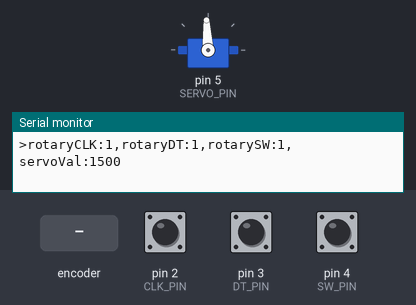
The sketch below on a simulated Arduino Uno, built with avr-gcc and run on an emulated ATmega328P. Parts: servo, the last lines printed to the serial monitor. The test bench sets the inputs (shaded band); at power-on: pin 4 (SW_PIN) HIGH, pin 2 (CLK_PIN) HIGH, pin 3 (DT_PIN) HIGH.

Above: at 1.2 s.
1.3 s: rotary encoder on pin 2 (CLK_PIN) / pin 3 (DT_PIN) turned 3 steps (first pin leading)
At 2.5 s:
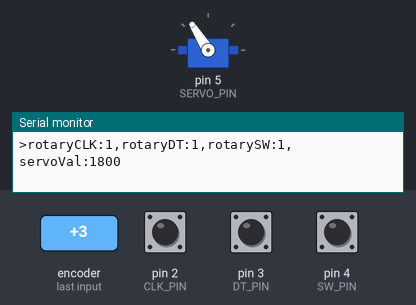
4.3 s: rotary encoder on pin 2 (CLK_PIN) / pin 3 (DT_PIN) turned 3 steps (first pin leading)
At 5.8 s:
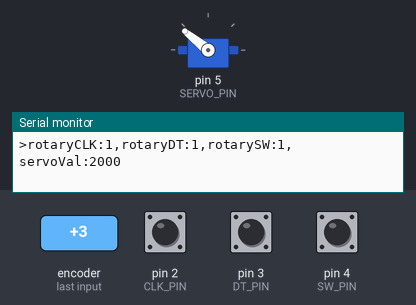
6.4 s: pin 4 (SW_PIN) pulled LOW for 0.15 s
At 6.7 s:
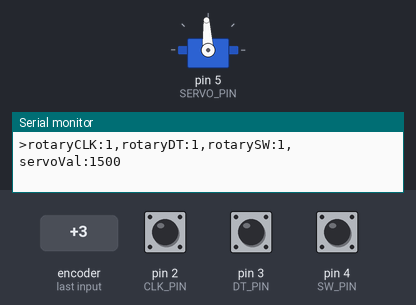
8.0 s: rotary encoder on pin 2 (CLK_PIN) / pin 3 (DT_PIN) turned 2 steps (second pin leading)
At 9.5 s:
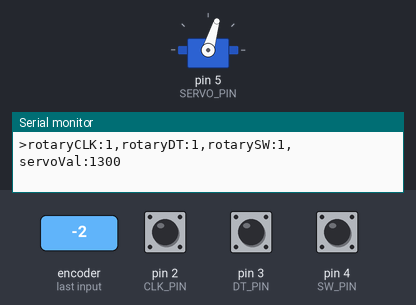
9.9 s: rotary encoder on pin 2 (CLK_PIN) / pin 3 (DT_PIN) turned 2 steps (second pin leading)
At 11.0 s:
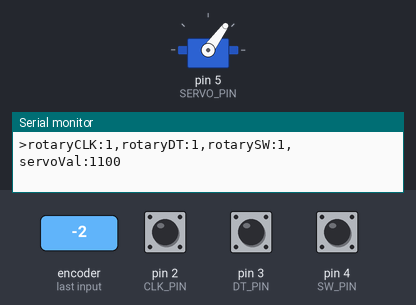
11.8 s: pin 4 (SW_PIN) pulled LOW for 1 s
At 13.2 s:
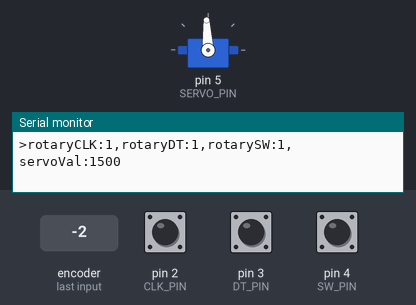
Timing chart, 0 to 14.8 s (numbered marks = the images above; inputs shaded):
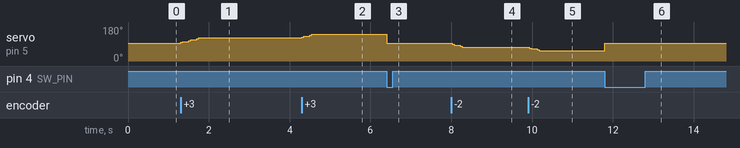

Measured:
- after the input at 1.3 s, servo on pin 5 (SERVO_PIN): 93° → 102° at once, → 112° 0.20 s later, → 122° 0.20 s later
- after the input at 4.3 s, servo on pin 5 (SERVO_PIN): 122° → 132° at once, → 141° 0.20 s later
- after the input at 6.4 s, servo on pin 5 (SERVO_PIN): 141° → 93° at once
- after the input at 8.0 s, servo on pin 5 (SERVO_PIN): 93° → 83° at once, → 73° 0.20 s later
- after the input at 9.9 s, servo on pin 5 (SERVO_PIN): 73° → 64° at once, → 54° 0.20 s later
- after the input at 11.8 s, servo on pin 5 (SERVO_PIN): 54° → 93° at once

The sketch:

servo_rotary.ino
```cpp
#include <Servo.h>

const int CLK_PIN = 2;
const int DT_PIN = 3;
const int SW_PIN = 4;

const int SERVO_PIN = 5;

int numResets = 0;
const int debounceDelay = 2;
const int rotaryRange = 10;

int lastButtonState = HIGH;

class Rotary {
   public:
    int lastStateCLK;
    int lastStateDT;
    int _offset;
    unsigned long lastDebounceTime;

    Rotary() {
        lastStateCLK = digitalRead(CLK_PIN);
        lastStateDT = digitalRead(DT_PIN);
        _offset = 0;
        lastDebounceTime = 0;
    }

    int tick() {
        int currentStateCLK = digitalRead(CLK_PIN);
        int currentStateDT = digitalRead(DT_PIN);
        int result = 0;

        // If enough time has passed since last change
        if ((millis() - lastDebounceTime) > debounceDelay) {
            // If CLK changed, it means rotation occurred
            if (currentStateCLK != lastStateCLK) {
                lastDebounceTime = millis();

                // Determine direction based on DT state
                if (currentStateDT != currentStateCLK) {
                    // Clockwise
                    result = 1;
                    _offset++;
                } else {
                    // Counter-clockwise
                    result = -1;
                    _offset--;
                }
            }
        }

        lastStateCLK = currentStateCLK;
        lastStateDT = currentStateDT;
        return result;
    }
    void constrainOffset(int min, int max) {
        if (_offset < min) _offset = min;
        if (_offset > max) _offset = max;
    }

    int offset() { return _offset; }

    void reset() { _offset = 0; }
};

class Button {
   private:
    const int _pin;
    int _lastState;
    int _currentState;
    unsigned long _lastDebounceTime;

   public:
    Button(int pin) : _pin(pin) {
        _lastState = HIGH;
        _currentState = HIGH;
        _lastDebounceTime = 0;
    }

    int getState() {
        int reading = digitalRead(_pin);

        // If the switch changed, due to noise or pressing
        if (reading != _lastState) {
            // Reset the debouncing timer
            _lastDebounceTime = millis();
        }

        // If enough time has passed since last change
        if ((millis() - _lastDebounceTime) > debounceDelay) {
            // If the button state has changed
            if (reading != _currentState) {
                _currentState = reading;
            }
        }

        _lastState = reading;
        return _currentState;
    }
};

Rotary rotary;
Button rotaryButton(SW_PIN);
Servo servo;

void setup() {
    Serial.begin(115200);
    servo.attach(SERVO_PIN);

    pinMode(CLK_PIN, INPUT);
    pinMode(DT_PIN, INPUT);
    pinMode(SW_PIN, INPUT_PULLUP);
}

void loop() {
    int rotation = rotary.tick();

    int buttonPressed = rotaryButton.getState();

    if (buttonPressed != lastButtonState && buttonPressed == LOW) {
        lastButtonState = buttonPressed;
        numResets++;
        rotary.reset();
    }
    lastButtonState = buttonPressed;

    rotary.constrainOffset(-rotaryRange, rotaryRange);
    int rotaryVal = rotary.offset();
    int servoVal = map(rotaryVal, -rotaryRange, rotaryRange, 1000, 2000);

    servo.writeMicroseconds(servoVal);

    if (millis() % 50 == 0) {
        Serial.println(">rotaryCLK:" + String(rotary.lastStateCLK) +
                       ",rotaryDT:" + String(rotary.lastStateDT) +
                       ",rotarySW:" + String(buttonPressed) +
                       ",servoVal:" + String(servoVal));
    }
}
```
